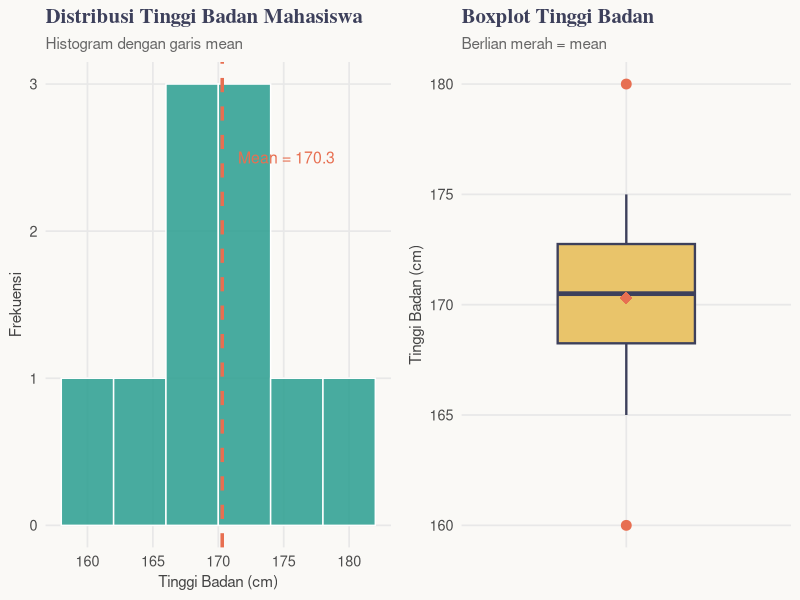
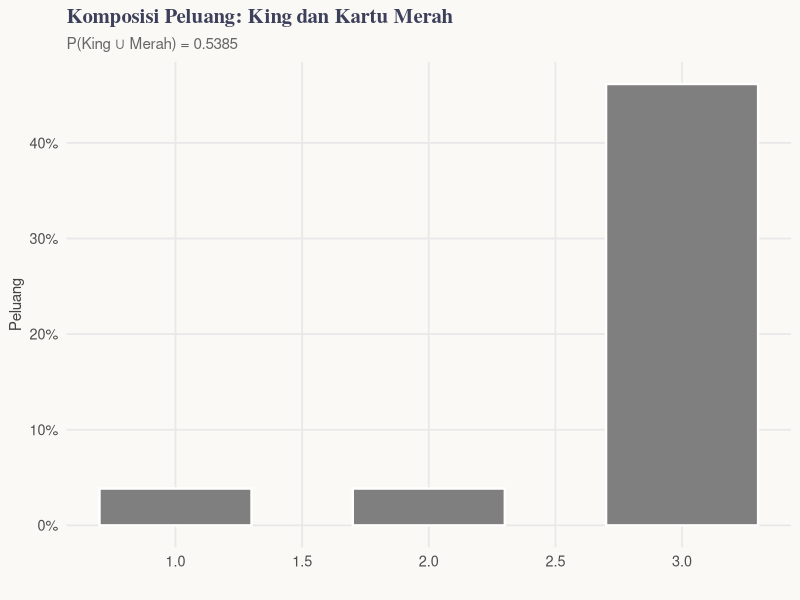
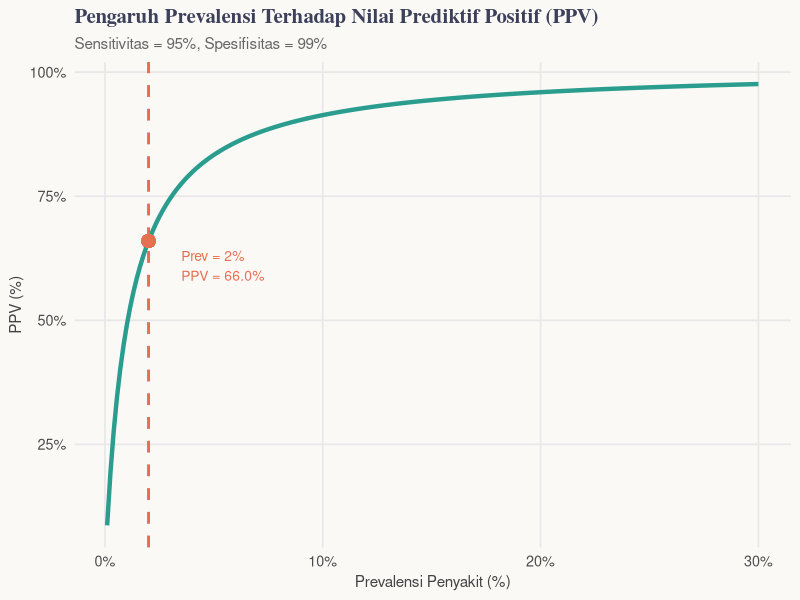
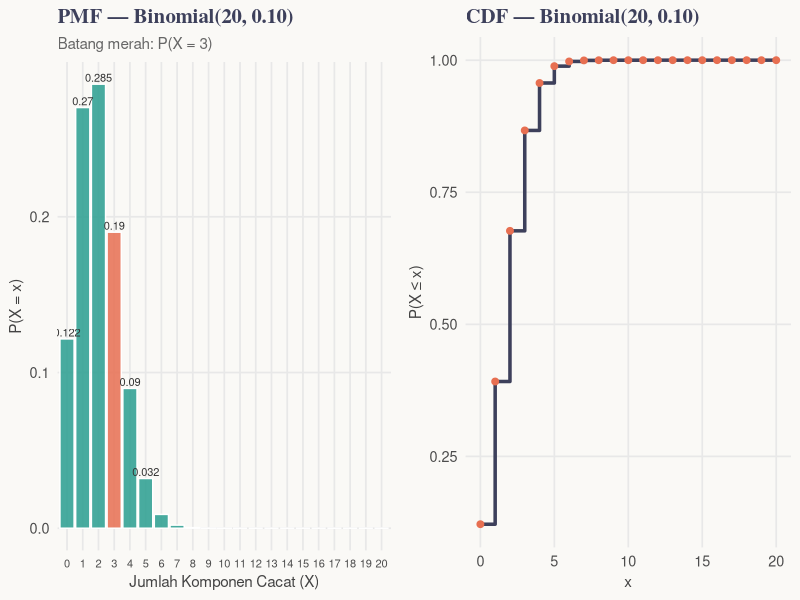
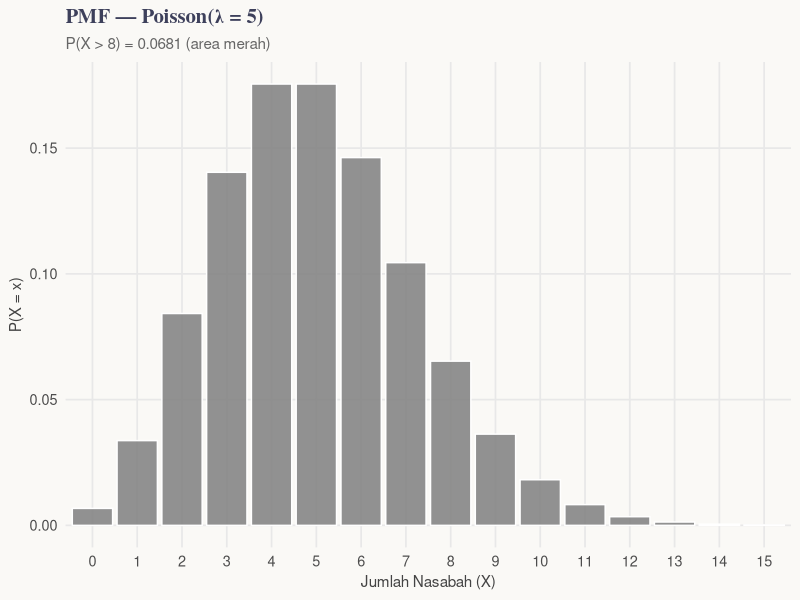
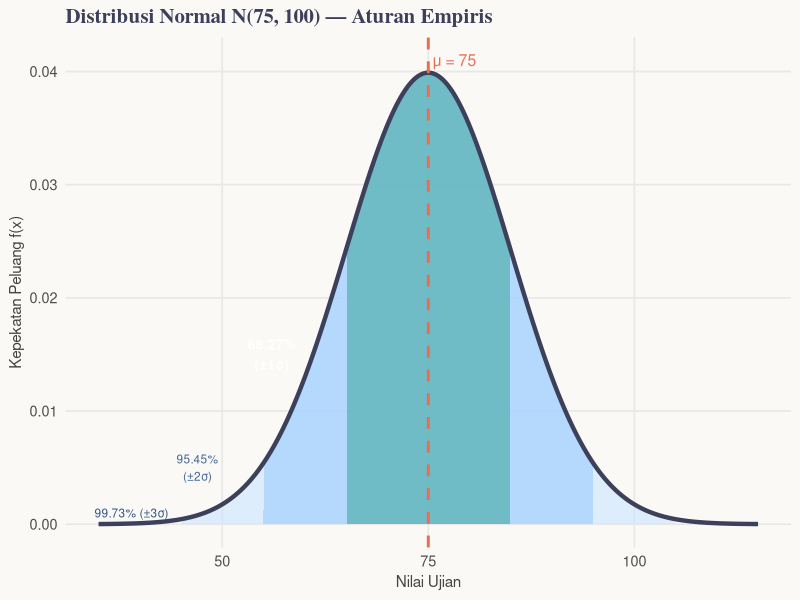
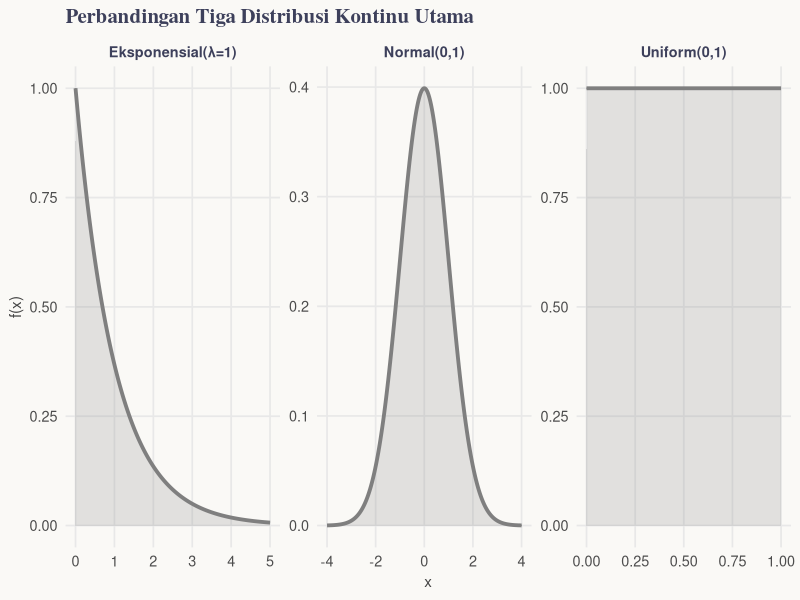
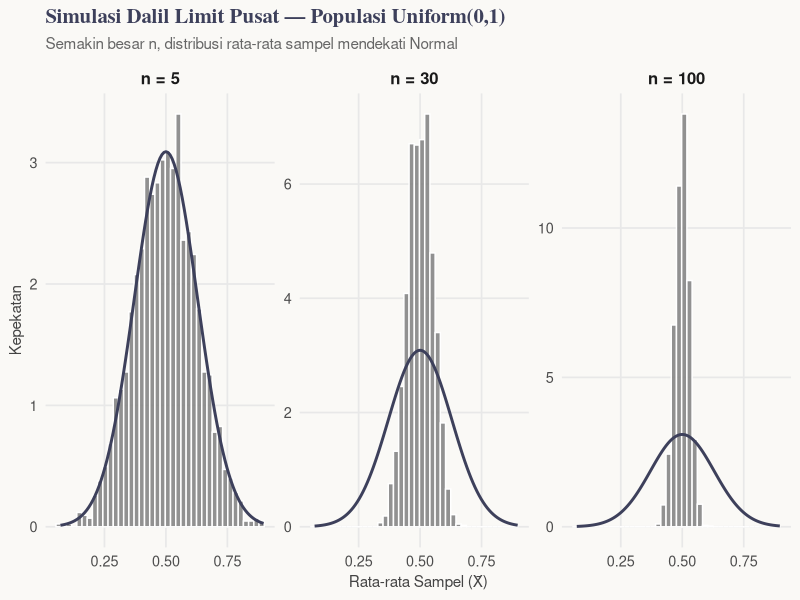

Reproduce these figures in R, in order.
## ---- chunk 1
knitr::opts_chunk$set(
  echo      = TRUE,
  message   = FALSE,
  warning   = FALSE,
  fig.align = "center",
  fig.width = 8,
  fig.height = 5,
  dpi       = 150
)

# Load semua paket yang diperlukan
library(ggplot2)
library(dplyr)
library(tidyr)
library(scales)
library(gridExtra)

# Palet warna konsisten
pal <- c(teal = "#2a9d8f", coral = "#e76f51", amber = "#e9c46a",
         indigo = "#3d405b", purple = "#7c5cbf", green = "#43a047")
theme_metstat <- function() {
  theme_minimal(base_size = 13) +
  theme(
    plot.title   = element_text(family = "serif", face = "bold", size = 15,
                                color = "#3d405b"),
    plot.subtitle = element_text(size = 11, color = "#666"),
    axis.title   = element_text(size = 11, color = "#444"),
    panel.grid.minor = element_blank(),
    panel.grid.major = element_line(color = "#e8e8e8"),
    plot.background  = element_rect(fill = "#faf9f6", color = NA),
    panel.background = element_rect(fill = "#faf9f6", color = NA),
    legend.background = element_rect(fill = "#faf9f6", color = NA)
  )
}
## ---- chunk 2
tinggi <- c(165, 170, 168, 172, 175, 160, 180, 169, 171, 173)

# Ringkasan lengkap
cat("=== Statistik Deskriptif ===\n")
cat(sprintf("Mean    : %.2f cm\n", mean(tinggi)))
cat(sprintf("Median  : %.2f cm\n", median(tinggi)))
cat(sprintf("Std Dev : %.2f cm\n", sd(tinggi)))
cat(sprintf("Varians : %.2f cm²\n", var(tinggi)))
cat(sprintf("IQR     : %.2f cm\n", IQR(tinggi)))
cat(sprintf("CV      : %.2f %%\n", sd(tinggi)/mean(tinggi)*100))
cat(sprintf("Min     : %d cm  |  Max: %d cm\n", min(tinggi), max(tinggi)))

# Visualisasi: Histogram + Boxplot berdampingan
df <- data.frame(tinggi = tinggi)

p1 <- ggplot(df, aes(x = tinggi)) +
  geom_histogram(binwidth = 4, fill = pal["teal"], color = "white", alpha = 0.85) +
  geom_vline(xintercept = mean(tinggi), color = pal["coral"], linewidth = 1.2,
             linetype = "dashed") +
  annotate("text", x = mean(tinggi) + 1.2, y = 2.5,
           label = paste("Mean =", round(mean(tinggi),1)),
           color = pal["coral"], hjust = 0, size = 4) +
  labs(title = "Distribusi Tinggi Badan Mahasiswa",
       subtitle = "Histogram dengan garis mean",
       x = "Tinggi Badan (cm)", y = "Frekuensi") +
  theme_metstat()

p2 <- ggplot(df, aes(y = tinggi, x = "")) +
  geom_boxplot(fill = pal["amber"], color = pal["indigo"],
               outlier.color = pal["coral"], outlier.size = 3,
               linewidth = 0.8, width = 0.5) +
  stat_summary(fun = mean, geom = "point", shape = 18,
               size = 4, color = pal["coral"]) +
  labs(title = "Boxplot Tinggi Badan",
       subtitle = "Berlian merah = mean",
       x = "", y = "Tinggi Badan (cm)") +
  theme_metstat()

grid.arrange(p1, p2, ncol = 2)
## ---- chunk 3
z_scores <- (tinggi - mean(tinggi)) / sd(tinggi)
hasil <- data.frame(
  Mahasiswa = paste("Mhs", 1:10),
  Tinggi    = tinggi,
  Z_Score   = round(z_scores, 3),
  Status    = ifelse(abs(z_scores) > 2, "⚠️ Pencilan", "✅ Normal")
)
print(hasil)
## ---- chunk 4
n <- 10; r <- 3
permutasi <- factorial(n) / factorial(n - r)
cat(sprintf("10P3 = %d! / %d! = %d susunan\n", n, n-r, permutasi))
## ---- chunk 5
kombinasi <- choose(12, 4)
cat(sprintf("12C4 = %d cara pemilihan\n", kombinasi))
## ---- chunk 6
# Hitung peluang
p_king  <- 4/52
p_merah <- 26/52
p_king_merah <- 2/52
p_union <- p_king + p_merah - p_king_merah

cat(sprintf("P(King)         = 4/52  = %.4f\n", p_king))
cat(sprintf("P(Merah)        = 26/52 = %.4f\n", p_merah))
cat(sprintf("P(King ∩ Merah) = 2/52  = %.4f\n", p_king_merah))
cat(sprintf("P(King ∪ Merah) = %.4f\n", p_union))

# Visualisasi diagram Venn sederhana
df_venn <- data.frame(
  set   = c("King\n(4/52)", "Irisan\nKing Merah\n(2/52)", "Merah\n(26/52)"),
  nilai = c(2/52, 2/52, 24/52),
  x     = c(1, 2, 3)
)
ggplot(df_venn, aes(x = x, y = nilai, fill = set)) +
  geom_col(width = 0.6, color = "white", linewidth = 0.8) +
  scale_fill_manual(values = c(pal["indigo"], pal["coral"], pal["teal"])) +
  scale_y_continuous(labels = percent_format()) +
  labs(title = "Komposisi Peluang: King dan Kartu Merah",
       subtitle = paste0("P(King ∪ Merah) = ", round(p_union, 4)),
       x = "", y = "Peluang", fill = "") +
  theme_metstat()
## ---- chunk 7
# Semua kemungkinan pengambilan 2 bola (tanpa pengembalian)
hasil_pohon <- data.frame(
  Pengambilan_1 = c("Merah","Merah","Merah","Merah","Biru","Biru","Biru","Biru","Biru","Biru"),
  Pengambilan_2 = c("Merah","Merah","Merah","Biru","Merah","Merah","Merah","Biru","Biru","Biru"),
  Peluang = c(rep(3/5 * 2/4, 3), rep(3/5 * 2/4, 1), rep(2/5 * 3/4, 3), rep(2/5 * 1/4, 3))
)

# Ringkasan
cat("P(MM) = (3/5)(2/4) =", round(3/5 * 2/4, 4), "\n")
cat("P(MB) = (3/5)(2/4) =", round(3/5 * 2/4, 4), "\n")
cat("P(BM) = (2/5)(3/4) =", round(2/5 * 3/4, 4), "\n")
cat("P(BB) = (2/5)(1/4) =", round(2/5 * 1/4, 4), "\n")
cat("Total =", round(3/5*2/4 + 3/5*2/4 + 2/5*3/4 + 2/5*1/4, 4), "\n")
## ---- chunk 8
# Parameter
prev       <- 0.02      # P(Sakit)
sens       <- 0.95      # P(+ | Sakit)  – sensitivitas
spec       <- 0.99      # P(- | Sehat)  – spesifisitas
fpr        <- 1 - spec  # P(+ | Sehat)  – false positive rate

p_pos      <- sens * prev + fpr * (1 - prev)   # Hukum peluang total
ppv        <- (sens * prev) / p_pos            # Positive Predictive Value
npv        <- (spec * (1-prev)) / (1 - p_pos)  # Negative Predictive Value

cat("=== Analisis Tes Diagnostik ===\n")
cat(sprintf("P(Sakit)                    = %.4f\n", prev))
cat(sprintf("P(+ | Sakit)  sensitivitas  = %.4f\n", sens))
cat(sprintf("P(+ | Sehat)  false pos rate = %.4f\n", fpr))
cat(sprintf("P(Tes +)      peluang total  = %.4f\n", p_pos))
cat(sprintf("PPV: P(Sakit | Tes +)        = %.4f (%.1f%%)\n", ppv, ppv*100))
cat(sprintf("NPV: P(Sehat | Tes -)        = %.4f (%.1f%%)\n", npv, npv*100))

# Visualisasi pengaruh prevalensi terhadap PPV
prev_seq <- seq(0.001, 0.3, length = 200)
ppv_seq  <- (sens * prev_seq) / (sens*prev_seq + fpr*(1-prev_seq))

df_ppv <- data.frame(prevalensi = prev_seq * 100, PPV = ppv_seq * 100)

ggplot(df_ppv, aes(x = prevalensi, y = PPV)) +
  geom_line(color = pal["teal"], linewidth = 1.5) +
  geom_vline(xintercept = prev*100, color = pal["coral"],
             linetype = "dashed", linewidth = 1) +
  geom_point(x = prev*100, y = ppv*100, size = 4, color = pal["coral"]) +
  annotate("text", x = prev*100 + 1.5, y = ppv*100 - 5,
           label = sprintf("Prev = %.0f%%\nPPV = %.1f%%", prev*100, ppv*100),
           color = pal["coral"], hjust = 0, size = 3.5) +
  scale_x_continuous(labels = function(x) paste0(x, "%")) +
  scale_y_continuous(labels = function(x) paste0(x, "%")) +
  labs(title = "Pengaruh Prevalensi Terhadap Nilai Prediktif Positif (PPV)",
       subtitle = "Sensitivitas = 95%, Spesifisitas = 99%",
       x = "Prevalensi Penyakit (%)", y = "PPV (%)") +
  theme_metstat()
## ---- chunk 9
S <- expand.grid(d1 = 1:6, d2 = 1:6)
n_S <- nrow(S)

p_A      <- nrow(subset(S, d1 == 4)) / n_S
p_B      <- nrow(subset(S, d1 + d2 == 7)) / n_S
p_A_B    <- nrow(subset(S, d1 == 4 & d1 + d2 == 7)) / n_S
p_AxB    <- p_A * p_B

cat(sprintf("P(A)       = %.4f\n", p_A))
cat(sprintf("P(B)       = %.4f\n", p_B))
cat(sprintf("P(A ∩ B)   = %.4f\n", p_A_B))
cat(sprintf("P(A)×P(B)  = %.4f\n", p_AxB))
cat(sprintf("\nKesimpulan: %s\n",
    ifelse(round(p_A_B,4)==round(p_AxB,4), "✅ A dan B INDEPENDEN", "❌ A dan B tidak independen")))
## ---- chunk 10
n <- 20; p <- 0.10
x <- 0:n
pmf <- dbinom(x, n, p)
cdf <- pbinom(x, n, p)

# PMF
df_bin <- data.frame(x = x, pmf = pmf, cdf = cdf)

p1 <- ggplot(df_bin, aes(x = factor(x), y = pmf)) +
  geom_col(fill = ifelse(x == 3, pal["coral"], pal["teal"]),
           color = "white", alpha = 0.85) +
  geom_text(aes(label = ifelse(round(pmf,3)>0.01, round(pmf,3), "")),
            vjust = -0.3, size = 2.8, color = "#333") +
  labs(title = "PMF — Binomial(20, 0.10)",
       subtitle = "Batang merah: P(X = 3)",
       x = "Jumlah Komponen Cacat (X)", y = "P(X = x)") +
  theme_metstat() +
  theme(axis.text.x = element_text(size = 8))

p2 <- ggplot(df_bin, aes(x = x, y = cdf)) +
  geom_step(color = pal["indigo"], linewidth = 1.2) +
  geom_point(color = pal["coral"], size = 2) +
  labs(title = "CDF — Binomial(20, 0.10)",
       x = "x", y = "P(X ≤ x)") +
  theme_metstat()

grid.arrange(p1, p2, ncol = 2)

# Hitung peluang khusus
cat(sprintf("\nP(X = 3)    = %.4f\n", dbinom(3, 20, 0.10)))
cat(sprintf("P(X ≤ 2)    = %.4f\n", pbinom(2, 20, 0.10)))
cat(sprintf("P(X ≥ 5)    = %.4f\n", 1 - pbinom(4, 20, 0.10)))
cat(sprintf("E(X) = np   = %.1f\n", 20 * 0.10))
cat(sprintf("SD(X)       = %.4f\n", sqrt(20 * 0.10 * 0.90)))
## ---- chunk 11
lambda <- 5
x <- 0:15
pmf_poi <- dpois(x, lambda)

df_poi <- data.frame(x = x, pmf = pmf_poi,
                     warna = ifelse(x > 8, "X > 8", "X ≤ 8"))

ggplot(df_poi, aes(x = factor(x), y = pmf, fill = warna)) +
  geom_col(color = "white", alpha = 0.85) +
  scale_fill_manual(values = c("X > 8" = pal["coral"], "X ≤ 8" = pal["teal"])) +
  labs(title = paste0("PMF — Poisson(λ = ", lambda, ")"),
       subtitle = sprintf("P(X > 8) = %.4f (area merah)", 1 - ppois(8, lambda)),
       x = "Jumlah Nasabah (X)", y = "P(X = x)", fill = "") +
  theme_metstat()

cat(sprintf("P(X > 8) = 1 - P(X ≤ 8) = %.4f\n", 1 - ppois(8, lambda)))
## ---- chunk 12
N <- 20; K <- 5; n <- 8
x_val <- 0:min(n, K)
pmf_hyp <- dhyper(x_val, K, N - K, n)

df_hyp <- data.frame(x = x_val, pmf = pmf_hyp)
cat("Distribusi Hipergeometrik(N=20, K=5, n=8):\n")
print(df_hyp)
cat(sprintf("\nP(X = 2) = %.4f\n", dhyper(2, K, N-K, n)))
cat(sprintf("E(X)     = nK/N = %.4f\n", n*K/N))
## ---- chunk 13
mu <- 75; sigma <- 10
x  <- seq(mu - 4*sigma, mu + 4*sigma, length = 500)
y  <- dnorm(x, mu, sigma)
df_norm <- data.frame(x = x, y = y)

ggplot(df_norm, aes(x, y)) +
  # Area 3 sigma
  geom_area(data = subset(df_norm, x >= mu - 3*sigma & x <= mu + 3*sigma),
            aes(x, y), fill = "#cce5ff", alpha = 0.6) +
  # Area 2 sigma
  geom_area(data = subset(df_norm, x >= mu - 2*sigma & x <= mu + 2*sigma),
            aes(x, y), fill = "#99ccff", alpha = 0.6) +
  # Area 1 sigma
  geom_area(data = subset(df_norm, x >= mu - sigma & x <= mu + sigma),
            aes(x, y), fill = pal["teal"], alpha = 0.5) +
  geom_line(color = pal["indigo"], linewidth = 1.5) +
  geom_vline(xintercept = mu, color = pal["coral"], linetype = "dashed", linewidth = 1) +
  annotate("text", x = mu + 0.5, y = 0.041, label = "μ = 75",
           color = pal["coral"], hjust = 0, size = 4) +
  annotate("text", x = 56, y = 0.015, label = "68.27%\n(±1σ)", size = 3.5,
           color = "white", fontface = "bold") +
  annotate("text", x = 47, y = 0.005, label = "95.45%\n(±2σ)", size = 3, color = "#446699") +
  annotate("text", x = 39, y = 0.001, label = "99.73% (±3σ)", size = 3, color = "#335588") +
  labs(title = "Distribusi Normal N(75, 100) — Aturan Empiris",
       x = "Nilai Ujian", y = "Kepekatan Peluang f(x)") +
  theme_metstat()
## ---- chunk 14
cat("=== Perhitungan Peluang N(75, 100) ===\n")
cat(sprintf("P(80 < X < 90)  = %.4f\n", pnorm(90, 75, 10) - pnorm(80, 75, 10)))
cat(sprintf("P(X < 60)       = %.4f\n", pnorm(60, 75, 10)))
cat(sprintf("P(X > 90)       = %.4f\n", 1 - pnorm(90, 75, 10)))
cat(sprintf("Persentil ke-95 = %.2f\n", qnorm(0.95, 75, 10)))
cat(sprintf("Persentil ke-5  = %.2f\n", qnorm(0.05, 75, 10)))
## ---- chunk 15
x1 <- seq(-4, 4, length = 300)
x2 <- seq(0, 5, length = 300)
x3 <- seq(0, 1, length = 300)

df_dist <- rbind(
  data.frame(x = x1, y = dnorm(x1),      dist = "Normal(0,1)"),
  data.frame(x = x2, y = dexp(x2, 1),    dist = "Eksponensial(λ=1)"),
  data.frame(x = x3, y = dunif(x3, 0,1), dist = "Uniform(0,1)")
)

ggplot(df_dist, aes(x, y, color = dist, fill = dist)) +
  geom_area(alpha = 0.2) +
  geom_line(linewidth = 1.3) +
  facet_wrap(~dist, scales = "free") +
  scale_color_manual(values = c(pal["teal"], pal["coral"], pal["purple"])) +
  scale_fill_manual(values  = c(pal["teal"], pal["coral"], pal["purple"])) +
  labs(title = "Perbandingan Tiga Distribusi Kontinu Utama",
       x = "x", y = "f(x)") +
  theme_metstat() +
  theme(legend.position = "none",
        strip.text = element_text(face = "bold", color = "#3d405b"))
## ---- chunk 16
set.seed(42)
sim_clm <- function(n_size, n_sim = 2000) {
  replicate(n_sim, mean(runif(n_size, 0, 1)))
}

df_clm <- rbind(
  data.frame(xbar = sim_clm(5),   n = "n = 5"),
  data.frame(xbar = sim_clm(30),  n = "n = 30"),
  data.frame(xbar = sim_clm(100), n = "n = 100")
)
df_clm$n <- factor(df_clm$n, levels = c("n = 5","n = 30","n = 100"))

ggplot(df_clm, aes(x = xbar, fill = n)) +
  geom_histogram(aes(y = after_stat(density)), bins = 40,
                 color = "white", alpha = 0.85) +
  stat_function(fun = dnorm,
                args = list(mean = 0.5, sd = sqrt(1/12/as.numeric(sub("n = ","",df_clm$n[1])))),
                color = pal["indigo"], linewidth = 1) +
  facet_wrap(~n, ncol = 3, scales = "free_y") +
  scale_fill_manual(values = c(pal["amber"], pal["teal"], pal["coral"])) +
  labs(title = "Simulasi Dalil Limit Pusat — Populasi Uniform(0,1)",
       subtitle = "Semakin besar n, distribusi rata-rata sampel mendekati Normal",
       x = "Rata-rata Sampel (X̄)", y = "Kepekatan") +
  theme_metstat() +
  theme(legend.position = "none",
        strip.text = element_text(face = "bold", size = 12))
## ---- chunk 17
sigma <- 50
n_vals <- 1:500
se_vals <- sigma / sqrt(n_vals)

df_se <- data.frame(n = n_vals, se = se_vals)

ggplot(df_se, aes(x = n, y = se)) +
  geom_line(color = pal["teal"], linewidth = 1.2) +
  geom_hline(yintercept = c(5, 10), color = pal["coral"],
             linetype = "dashed", alpha = 0.7) +
  annotate("text", x = 480, y = 6, label = "SE = 5 (n ≈ 100)",
           color = pal["coral"], size = 3.5, hjust = 1) +
  annotate("text", x = 480, y = 11, label = "SE = 10 (n ≈ 25)",
           color = pal["coral"], size = 3.5, hjust = 1) +
  labs(title = "Standard Error vs Ukuran Sampel (σ = 50)",
       subtitle = "SE turun cepat di awal, lalu semakin lambat (law of diminishing returns)",
       x = "Ukuran Sampel (n)", y = "Standard Error (SE)") +
  theme_metstat()

# Tabel ringkas
n_tbl <- c(10, 30, 50, 100, 200, 500, 1000)
cat("\nTabel Standard Error:\n")
print(data.frame(n = n_tbl, SE = round(sigma/sqrt(n_tbl), 3)))
## ---- chunk 18
z  <- seq(-4, 4, length = 400)
df_zt <- rbind(
  data.frame(z = z, y = dnorm(z),     dist = "Normal(0,1)"),
  data.frame(z = z, y = dt(z, df=3),  dist = "t (df = 3)"),
  data.frame(z = z, y = dt(z, df=10), dist = "t (df = 10)"),
  data.frame(z = z, y = dt(z, df=30), dist = "t (df = 30)")
)

ggplot(df_zt, aes(x = z, y = y, color = dist, linetype = dist)) +
  geom_line(linewidth = 1.1) +
  scale_color_manual(values = c(pal["indigo"], pal["coral"], pal["teal"], pal["amber"])) +
  scale_linetype_manual(values = c("solid","dashed","dotdash","dotted")) +
  labs(title = "Perbandingan Distribusi Normal Baku vs t-Student",
       subtitle = "Semakin besar df, distribusi t mendekati Normal",
       x = "z / t", y = "Kepekatan", color = "Distribusi", linetype = "Distribusi") +
  theme_metstat()
## ---- chunk 19
n <- 50; x_bar <- 150; sigma <- 8
alphas <- c(0.10, 0.05, 0.01)
levels <- c("90%","95%","99%")

ci_df <- data.frame(
  level = levels,
  alpha = alphas,
  z     = qnorm(1 - alphas/2),
  lower = x_bar - qnorm(1 - alphas/2) * sigma/sqrt(n),
  upper = x_bar + qnorm(1 - alphas/2) * sigma/sqrt(n)
)
ci_df$width <- ci_df$upper - ci_df$lower

cat("=== Selang Kepercayaan (σ diketahui) ===\n")
print(ci_df[, c("level","z","lower","upper","width")])

# Visualisasi CI
ggplot(ci_df, aes(y = level, x = x_bar)) +
  geom_errorbarh(aes(xmin = lower, xmax = upper, color = level),
                 height = 0.3, linewidth = 1.5) +
  geom_point(color = pal["coral"], size = 4) +
  scale_color_manual(values = c(pal["teal"], pal["amber"], pal["coral"])) +
  labs(title = "Visualisasi Selang Kepercayaan untuk μ",
       subtitle = "Titik merah = estimasi titik (x̄ = 150 kg)",
       x = "Kekuatan Batang Besi (kg)", y = "Tingkat Kepercayaan",
       color = "") +
  theme_metstat()
## ---- chunk 20
isi    <- c(502, 498, 501, 497, 499, 500, 503, 496, 501, 502)
n      <- length(isi)
x_bar  <- mean(isi)
s      <- sd(isi)
t_crit <- qt(0.995, df = n - 1)  # alpha = 0.01, two-tailed
moe    <- t_crit * s / sqrt(n)

cat("=== Selang Kepercayaan t (σ tidak diketahui) ===\n")
cat(sprintf("n           = %d\n", n))
cat(sprintf("x̄          = %.2f ml\n", x_bar))
cat(sprintf("s           = %.4f ml\n", s))
cat(sprintf("t(0.005, 9) = %.4f\n", t_crit))
cat(sprintf("Margin of Error = %.4f\n", moe))
cat(sprintf("CI 99%%: [%.2f, %.2f] ml\n", x_bar - moe, x_bar + moe))

# Menggunakan fungsi bawaan R untuk konfirmasi
ci_auto <- t.test(isi, conf.level = 0.99)
cat(sprintf("Konfirmasi (t.test): [%.4f, %.4f]\n",
            ci_auto$conf.int[1], ci_auto$conf.int[2]))
## ---- chunk 21
n_tot  <- 200
x_suk  <- 130
p_hat  <- x_suk / n_tot
z_95   <- qnorm(0.975)
se_p   <- sqrt(p_hat * (1-p_hat) / n_tot)
moe_p  <- z_95 * se_p

cat("=== CI untuk Proporsi ===\n")
cat(sprintf("p̂ = %d/%d = %.4f\n", x_suk, n_tot, p_hat))
cat(sprintf("SE(p̂) = %.4f\n", se_p))
cat(sprintf("CI 95%%: [%.4f, %.4f]\n", p_hat - moe_p, p_hat + moe_p))
cat(sprintf("Artinya: antara %.1f%% hingga %.1f%% lulus tepat waktu.\n",
            (p_hat - moe_p)*100, (p_hat + moe_p)*100))

# Visualisasi dengan berbagai ukuran sampel
n_seq   <- seq(50, 1000, by = 10)
moe_seq <- qnorm(0.975) * sqrt(p_hat*(1-p_hat)/n_seq)

ggplot(data.frame(n = n_seq, moe = moe_seq), aes(x = n, y = moe*100)) +
  geom_line(color = pal["teal"], linewidth = 1.3) +
  geom_vline(xintercept = 200, color = pal["coral"], linetype = "dashed") +
  geom_point(x = 200, y = moe_p*100, size = 4, color = pal["coral"]) +
  annotate("text", x = 220, y = moe_p*100 + 0.5,
           label = sprintf("n=200\nMoE=%.1f%%", moe_p*100),
           color = pal["coral"], hjust = 0, size = 3.5) +
  labs(title = "Hubungan Ukuran Sampel dan Margin of Error (Proporsi)",
       subtitle = "p̂ = 0.65, α = 0.05",
       x = "Ukuran Sampel (n)", y = "Margin of Error (%)") +
  theme_metstat()
## ---- chunk 22
sigma_pop <- 3000000
E_target  <- 500000
z_val     <- qnorm(0.975)   # 95% CI

n_min <- ceiling((z_val * sigma_pop / E_target)^2)
cat(sprintf("Z(α/2)       = %.4f\n", z_val))
cat(sprintf("σ            = Rp %s\n", format(sigma_pop, big.mark=",")))
cat(sprintf("E (toleransi)= Rp %s\n", format(E_target, big.mark=",")))
cat(sprintf("n minimum    = ⌈(%.4f × %d / %d)²⌉ = %d orang\n",
            z_val, sigma_pop, E_target, n_min))
## ---- chunk 23
isi <- c(502, 498, 501, 497, 499, 500, 503, 496, 501, 502)

# H0: mu = 500; H1: mu ≠ 500 (two-tailed)
hasil_uji <- t.test(isi, mu = 500, alternative = "two.sided", conf.level = 0.95)

cat("=== Uji t Satu Sampel ===\n")
cat(sprintf("H0: μ = 500 ml\nH1: μ ≠ 500 ml\n\n"))
cat(sprintf("x̄       = %.2f\n", mean(isi)))
cat(sprintf("s        = %.4f\n", sd(isi)))
cat(sprintf("t-hitung = %.4f\n", hasil_uji$statistic))
cat(sprintf("df       = %d\n", hasil_uji$parameter))
cat(sprintf("p-value  = %.4f\n", hasil_uji$p.value))
cat(sprintf("Keputusan: %s H0 pada α = 0.05\n",
    ifelse(hasil_uji$p.value < 0.05, "TOLAK", "GAGAL TOLAK")))
cat(sprintf("Kesimpulan: Tidak cukup bukti bahwa isi botol berbeda dari 500 ml.\n"))

# Visualisasi: distribusi t dan daerah penolakan
t_val <- as.numeric(hasil_uji$statistic)
df_t  <- hasil_uji$parameter
t_seq <- seq(-4, 4, length = 400)
t_crit_val <- qt(0.975, df_t)

df_vis <- data.frame(t = t_seq, y = dt(t_seq, df_t))

ggplot(df_vis, aes(t, y)) +
  geom_area(data = subset(df_vis, t < -t_crit_val),
            fill = pal["coral"], alpha = 0.4) +
  geom_area(data = subset(df_vis, t > t_crit_val),
            fill = pal["coral"], alpha = 0.4) +
  geom_line(color = pal["indigo"], linewidth = 1.3) +
  geom_vline(xintercept = c(-t_crit_val, t_crit_val),
             color = pal["coral"], linetype = "dashed", linewidth = 1) +
  geom_vline(xintercept = t_val, color = pal["teal"],
             linetype = "solid", linewidth = 1.2) +
  annotate("text", x = t_val + 0.2, y = 0.3,
           label = sprintf("t = %.2f", t_val),
           color = pal["teal"], hjust = 0, size = 4) +
  annotate("text", x = 3.5, y = 0.05,
           label = sprintf("Tolak\nα/2=%.3f", 0.025),
           color = pal["coral"], size = 3.5) +
  annotate("text", x = -3.5, y = 0.05,
           label = sprintf("Tolak\nα/2=%.3f", 0.025),
           color = pal["coral"], size = 3.5) +
  labs(title = sprintf("Distribusi t(%d) — Uji Dua Arah (α = 0.05)", df_t),
       subtitle = "Area merah = daerah penolakan | Garis hijau = t hitung",
       x = "Nilai t", y = "f(t)") +
  theme_metstat()
## ---- chunk 24
# H0: p = 0.60; H1: p ≠ 0.60
n_survey <- 150; x_puas <- 82
p0 <- 0.60; p_hat_sur <- x_puas / n_survey

z_stat <- (p_hat_sur - p0) / sqrt(p0 * (1 - p0) / n_survey)
p_val  <- 2 * pnorm(-abs(z_stat))

cat("=== Uji Proporsi Satu Sampel ===\n")
cat(sprintf("H0: p = %.2f  |  H1: p ≠ %.2f\n\n", p0, p0))
cat(sprintf("p̂       = %d/%d = %.4f\n", x_puas, n_survey, p_hat_sur))
cat(sprintf("Z hitung = %.4f\n", z_stat))
cat(sprintf("p-value  = %.4f\n", p_val))
cat(sprintf("Keputusan: %s H0 pada α = 0.05\n",
    ifelse(p_val < 0.05, "TOLAK", "GAGAL TOLAK")))
## ---- chunk 25
# Buat diagram batang ringkasan topik
topik <- data.frame(
  bab   = c("Deskriptif","Peluang","Bayes","Diskret","Kontinu","Sampling","Pendugaan","Uji Hipotesis"),
  level = c(1, 2, 2, 3, 3, 4, 5, 5),
  ket   = c("Statistik Dasar","Kaidah Peluang","Peluang Bersyarat",
            "Distribusi Diskret","Distribusi Kontinu","Sebaran Percontohan",
            "Estimasi Parameter","Uji Hipotesis")
)
topik$bab <- factor(topik$bab, levels = topik$bab)

ggplot(topik, aes(x = bab, y = level, fill = factor(level))) +
  geom_col(color = "white", linewidth = 0.8, width = 0.7) +
  geom_text(aes(label = ket), vjust = -0.4, size = 3, color = "#333", fontface = "bold") +
  scale_fill_manual(values = c("#d4f1ee","#aae6df","#6dcfc5","#2a9d8f",
                               "#1e7a71","#145c55","#0d3d38","#061f1d")) +
  scale_y_continuous(breaks = 1:5, labels = c("Bab 1","Bab 2-3","Bab 4-5","Bab 6","Bab 7-8")) +
  labs(title = "Hierarki Materi Statistika Matematika",
       subtitle = "Setiap bab membangun fondasi untuk bab berikutnya",
       x = "Topik", y = "Level Kompleksitas") +
  theme_metstat() +
  theme(legend.position = "none",
        axis.text.x = element_text(angle = 15, hjust = 1, size = 9))
## ---- chunk 26
tbl <- data.frame(
  Distribusi = c("Binomial","Poisson","Hipergeometrik","Normal","Eksponensial","t-Student","Chi-Square"),
  Parameter  = c("n, p","λ","N, K, n","μ, σ²","λ","ν=n-1","ν=n-1"),
  EX         = c("np","λ","nK/N","μ","1/λ","0","ν"),
  VarX       = c("np(1-p)","λ","...","σ²","1/λ²","ν/(ν-2)","2ν"),
  Penggunaan = c("Percobaan Bernoulli berulang","Kejadian langka dalam interval",
                 "Sampling tanpa pengembalian","Variabel kontinu simetris",
                 "Waktu antar kejadian","CI/uji dengan σ tdk diketahui",
                 "Uji varians & kecocokan")
)
knitr::kable(tbl, caption = "Ringkasan Distribusi Probabilitas Utama",
             col.names = c("Distribusi","Parameter","E(X)","Var(X)","Penggunaan"))
